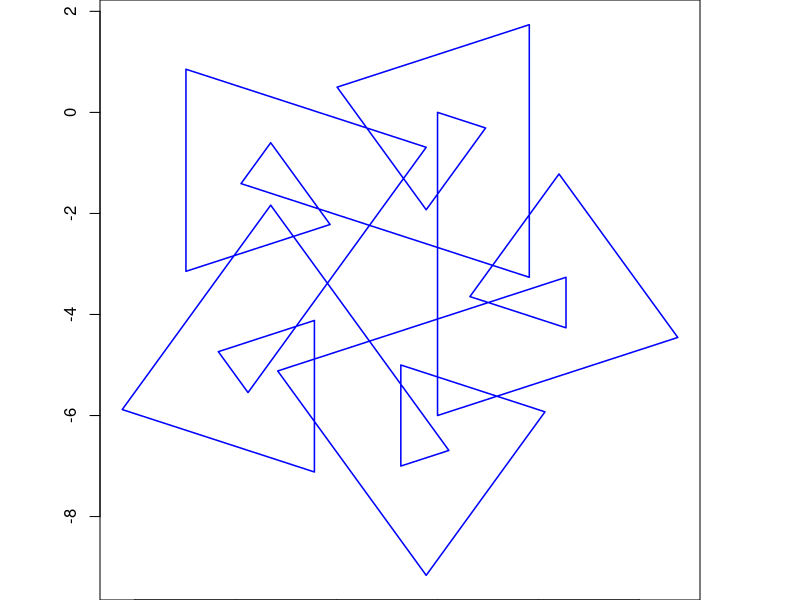
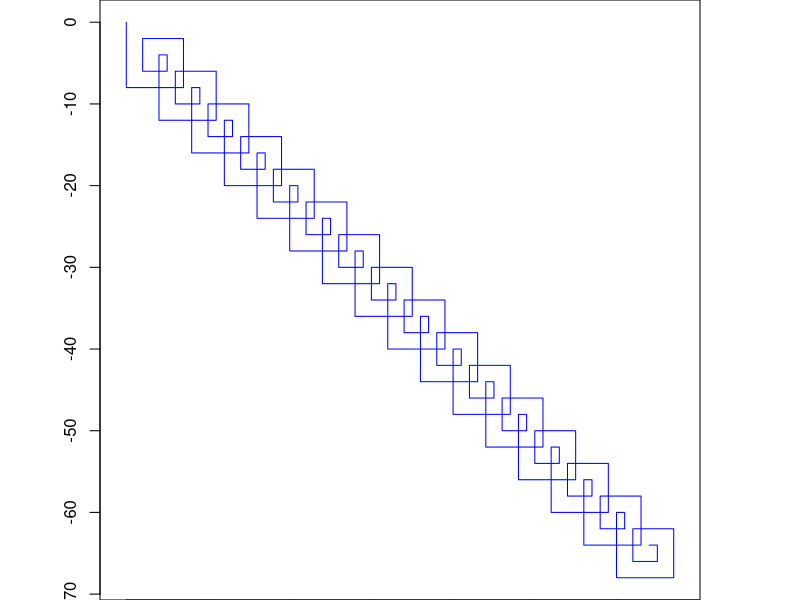

Here is the R script that generated these plots, in order:
## ---- chunk 1
drawit = function(L=16,dD=-pi/2,D=-pi/2,n=1000,lwd=1,col="blue"){
    x = c(0)
    y = c(0)
    l = L
    for(i in 1:n){
        x0 = x[i]
        y0 = y[i]
        x2 = x[i]+l*cos(D)
        y2 = y[i]+l*sin(D)
        l = (l-2)%%L+1
        D = D+dD
        x = c(x,x2)
        y = c(y,y2)
        if(abs(x2)<0.001 && abs(y2)<0.001){break}
    }
    xmin = min(x)
    xmax = max(x)
    xmid = mean(c(xmin,xmax))
    ymin = min(y)
    ymax = max(y)
    ymid = mean(c(ymin,ymax))
    r = max(c(xmax-xmid,ymax-ymid))
    xlo = xmid-r
    xhi = xmid+r
    ylo = ymid-r
    yhi = ymid+r
    plot(0,0,"n",ann=F,xlim=c(xlo,xhi),ylim=c(ylo,yhi))
    lines(x,y,lwd=lwd,col=col)
}
par(mar=c(0,0,0,0),pty="s",oma=c(0,0,0,0))
drawit(L=6,dD=3*pi/5,lwd=1.5)
## ---- chunk 2
par(mar=c(0,0,0,0),pty="s",oma=c(0,0,0,0))
drawit(L=8,dD=pi/2,n=128)
## ---- chunk 3
sspace = "$\\phantom{\\cfrac{\\cfrac{2222222222222}{222}}{8}}$"
s = "\\begin{tabular}{|c|c|c|c|c|c|}\n\\hline\n turn a & turn b & count max & turn deg & loops & comments \\\\\n\\hline\n"
s2 = paste0(paste0(rep(sspace,6),collapse=" & ")," \\\\\n\\hline\n")
s3 = paste0(rep(s2,15),collapse="\n")
s = paste0(s,s3,"\n\\end{tabular}\n")
cat(s)
